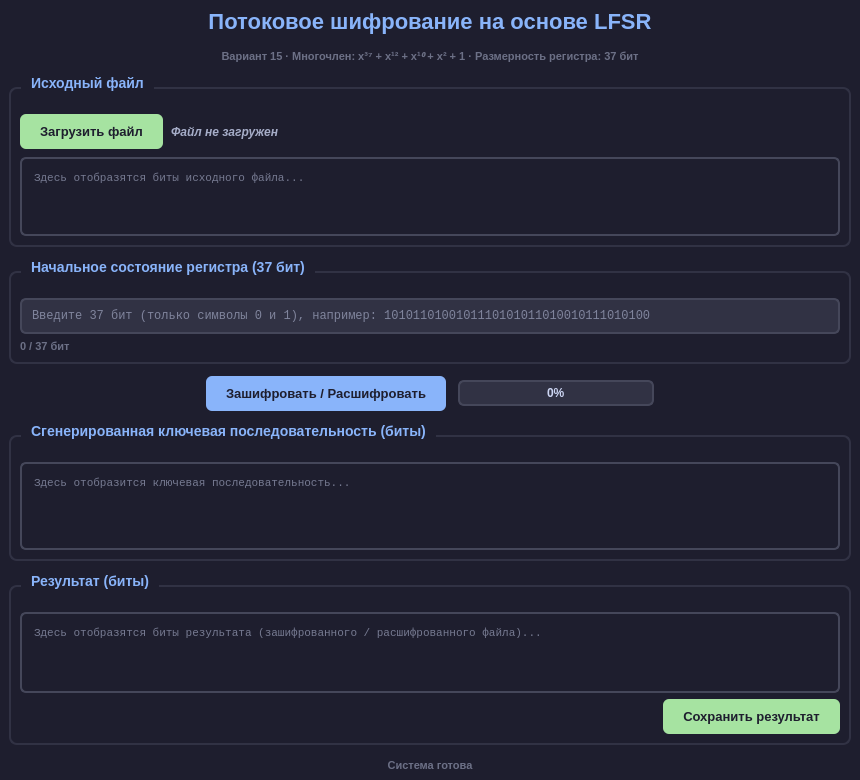
<?xml version="1.0" encoding="UTF-8"?>
<ui version="4.0">
 <class>ITLab2Class</class>
 <widget class="QMainWindow" name="ITLab2Class">
  <property name="geometry">
   <rect>
    <x>0</x>
    <y>0</y>
    <width>860</width>
    <height>780</height>
   </rect>
  </property>
  <property name="minimumSize">
   <size>
    <width>860</width>
    <height>780</height>
   </size>
  </property>
  <property name="windowTitle">
   <string>Потоковое шифрование LFSR — Вариант 15</string>
  </property>
  <property name="styleSheet">
   <string notr="true">QMainWindow { background-color: #1e1e2e; }
QLabel { color: #cdd6f4; font-size: 13px; font-weight: 500; }
QTextEdit, QLineEdit { background-color: #313244; color: #cdd6f4; border: 2px solid #45475a; border-radius: 6px; padding: 8px; font-size: 12px; font-family: monospace; selection-background-color: #89b4fa; }
QTextEdit:focus, QLineEdit:focus { border: 2px solid #89b4fa; }
QPushButton { background-color: #89b4fa; color: #1e1e2e; border: none; border-radius: 6px; padding: 10px 20px; font-weight: bold; font-size: 13px; }
QPushButton:hover { background-color: #b4befe; }
QPushButton:pressed { background-color: #74c7ec; }
QPushButton#btnLoad { background-color: #a6e3a1; color: #1e1e2e; }
QPushButton#btnLoad:hover { background-color: #94e2d5; }
QPushButton#btnSave { background-color: #a6e3a1; color: #1e1e2e; }
QPushButton#btnSave:hover { background-color: #94e2d5; }
QGroupBox { color: #89b4fa; font-weight: bold; font-size: 14px; border: 2px solid #313244; border-radius: 8px; margin-top: 12px; padding-top: 16px; }
QGroupBox::title { subcontrol-origin: margin; left: 12px; padding: 0 8px; }
QProgressBar { border: 2px solid #45475a; border-radius: 6px; background-color: #313244; color: #cdd6f4; text-align: center; font-weight: bold; font-size: 12px; }
QProgressBar::chunk { background-color: #89b4fa; border-radius: 4px; }</string>
  </property>
  <widget class="QWidget" name="centralWidget">
   <layout class="QVBoxLayout" name="mainLayout">
    <property name="spacing">
     <number>12</number>
    </property>


    <!-- Title -->
    <item>
     <widget class="QLabel" name="titleLabel">
      <property name="styleSheet">
       <string notr="true">font-size: 22px; font-weight: bold; color: #89b4fa; margin-bottom: 4px;</string>
      </property>
      <property name="text">
       <string>Потоковое шифрование на основе LFSR</string>
      </property>
      <property name="alignment">
       <set>Qt::AlignmentFlag::AlignCenter</set>
      </property>
     </widget>
    </item>

    <item>
     <widget class="QLabel" name="subtitleLabel">
      <property name="styleSheet">
       <string notr="true">color: #6c7086; font-size: 11px;</string>
      </property>
      <property name="text">
       <string>Вариант 15 · Многочлен: x³⁷ + x¹² + x¹⁰ + x² + 1 · Размерность регистра: 37 бит</string>
      </property>
      <property name="alignment">
       <set>Qt::AlignmentFlag::AlignCenter</set>
      </property>
     </widget>
    </item>

    <!-- Input file group -->
    <item>
     <widget class="QGroupBox" name="groupInput">
      <property name="title">
       <string>Исходный файл</string>
      </property>
      <layout class="QVBoxLayout" name="inputGroupLayout">
       <property name="spacing">
        <number>8</number>
       </property>
       <item>
        <layout class="QHBoxLayout" name="loadRowLayout">
         <item>
          <widget class="QPushButton" name="btnLoad">
           <property name="text">
            <string>Загрузить файл</string>
           </property>
          </widget>
         </item>
         <item>
          <widget class="QLabel" name="lblFileName">
           <property name="styleSheet">
            <string notr="true">color: #a6adc8; font-size: 12px; font-style: italic;</string>
           </property>
           <property name="text">
            <string>Файл не загружен</string>
           </property>
          </widget>
         </item>
         <item>
          <spacer name="spacerLoadRight">
           <property name="orientation">
            <enum>Qt::Orientation::Horizontal</enum>
           </property>
           <property name="sizeHint" stdset="0">
            <size>
             <width>0</width>
             <height>0</height>
            </size>
           </property>
          </spacer>
         </item>
        </layout>
       </item>
       <item>
        <widget class="QTextEdit" name="teInput">
         <property name="readOnly">
          <bool>true</bool>
         </property>
         <property name="maximumHeight">
          <number>90</number>
         </property>
         <property name="styleSheet">
          <string notr="true">background-color: #1e1e2e; font-family: monospace; font-size: 11px;</string>
         </property>
         <property name="placeholderText">
          <string>Здесь отобразятся биты исходного файла...</string>
         </property>
        </widget>
       </item>
      </layout>
     </widget>
    </item>

    <!-- Register state group -->
    <item>
     <widget class="QGroupBox" name="groupRegState">
      <property name="title">
       <string>Начальное состояние регистра (37 бит)</string>
      </property>
      <layout class="QVBoxLayout" name="regGroupLayout">
       <property name="spacing">
        <number>6</number>
       </property>
       <item>
        <widget class="QLineEdit" name="leRegState">
         <property name="maxLength">
          <number>37</number>
         </property>
         <property name="placeholderText">
          <string>Введите 37 бит (только символы 0 и 1), например: 1010110100101110101011010010111010100</string>
         </property>
         <property name="font">
          <font>
           <family>Courier New</family>
           <pointsize>12</pointsize>
          </font>
         </property>
        </widget>
       </item>
       <item>
        <widget class="QLabel" name="lblRegLen">
         <property name="styleSheet">
          <string notr="true">color: #6c7086; font-size: 11px;</string>
         </property>
         <property name="text">
          <string>0 / 37 бит</string>
         </property>
        </widget>
       </item>
      </layout>
     </widget>
    </item>

    <!-- Process button + progress bar row -->
    <item>
     <layout class="QHBoxLayout" name="processRowLayout">
      <item>
       <spacer name="spacerProcLeft">
        <property name="orientation">
         <enum>Qt::Orientation::Horizontal</enum>
        </property>
        <property name="sizeHint" stdset="0">
         <size>
          <width>0</width>
          <height>0</height>
         </size>
        </property>
       </spacer>
      </item>
      <item>
       <widget class="QPushButton" name="btnProcess">
        <property name="text">
         <string>Зашифровать / Расшифровать</string>
        </property>
        <property name="minimumWidth">
         <number>240</number>
        </property>
       </widget>
      </item>
      <item>
       <widget class="QProgressBar" name="progressBar">
        <property name="minimumWidth">
         <number>200</number>
        </property>
        <property name="value">
         <number>0</number>
        </property>
        <property name="format">
         <string>%p%</string>
        </property>
       </widget>
      </item>
      <item>
       <spacer name="spacerProcRight">
        <property name="orientation">
         <enum>Qt::Orientation::Horizontal</enum>
        </property>
        <property name="sizeHint" stdset="0">
         <size>
          <width>0</width>
          <height>0</height>
         </size>
        </property>
       </spacer>
      </item>
     </layout>
    </item>

    <!-- Key display group -->
    <item>
     <widget class="QGroupBox" name="groupKey">
      <property name="title">
       <string>Сгенерированная ключевая последовательность (биты)</string>
      </property>
      <layout class="QVBoxLayout" name="keyGroupLayout">
       <item>
        <widget class="QTextEdit" name="teKey">
         <property name="readOnly">
          <bool>true</bool>
         </property>
         <property name="maximumHeight">
          <number>90</number>
         </property>
         <property name="styleSheet">
          <string notr="true">background-color: #1e1e2e; font-family: monospace; font-size: 11px;</string>
         </property>
         <property name="placeholderText">
          <string>Здесь отобразится ключевая последовательность...</string>
         </property>
        </widget>
       </item>
      </layout>
     </widget>
    </item>

    <!-- Output display group -->
    <item>
     <widget class="QGroupBox" name="groupOutput">
      <property name="title">
       <string>Результат (биты)</string>
      </property>
      <layout class="QVBoxLayout" name="outputGroupLayout">
       <item>
        <widget class="QTextEdit" name="teOutput">
         <property name="readOnly">
          <bool>true</bool>
         </property>
         <property name="maximumHeight">
          <number>90</number>
         </property>
         <property name="styleSheet">
          <string notr="true">background-color: #1e1e2e; font-family: monospace; font-size: 11px;</string>
         </property>
         <property name="placeholderText">
          <string>Здесь отобразятся биты результата (зашифрованного / расшифрованного файла)...</string>
         </property>
        </widget>
       </item>
       <item>
        <layout class="QHBoxLayout" name="saveRowLayout">
         <item>
          <spacer name="spacerSaveLeft">
           <property name="orientation">
            <enum>Qt::Orientation::Horizontal</enum>
           </property>
           <property name="sizeHint" stdset="0">
            <size>
             <width>0</width>
             <height>0</height>
            </size>
           </property>
          </spacer>
         </item>
         <item>
          <widget class="QPushButton" name="btnSave">
           <property name="text">
            <string>Сохранить результат</string>
           </property>
          </widget>
         </item>
        </layout>
       </item>
      </layout>
     </widget>
    </item>

    <!-- Status bar -->
    <item>
     <widget class="QLabel" name="statusLabel">
      <property name="styleSheet">
       <string notr="true">color: #6c7086; font-size: 11px; padding-top: 2px;</string>
      </property>
      <property name="text">
       <string>Система готова</string>
      </property>
      <property name="alignment">
       <set>Qt::AlignmentFlag::AlignCenter</set>
      </property>
     </widget>
    </item>

   </layout>
  </widget>
 </widget>
 <resources/>
 <connections/>
</ui>
